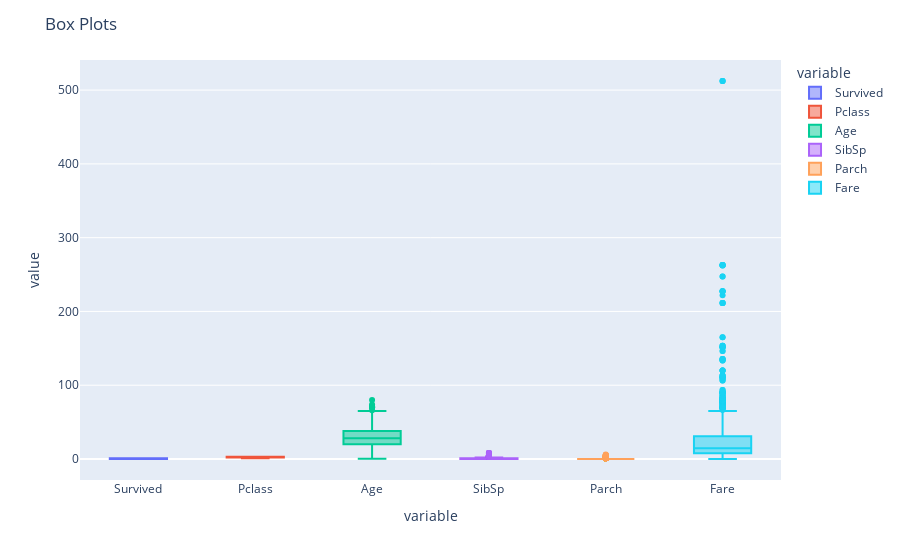

The notebook cell saved with this chart:
### Code cell
df_melted = pd.melt(train.select_dtypes(include=['float', 'int']))

custom_colors = px.colors.qualitative.Plotly

fig = px.box(df_melted, x='variable', y='value', color='variable', color_discrete_sequence=custom_colors)
fig.update_layout(title='Box Plots')
fig.show()

### Figure 1 — Plotly figure (JSON) as saved in the notebook; plotly's stock layout.template omitted (floating-point values rounded to 4 significant figures; data arrays with more than 128 entries replaced by an {"elided": "..."} marker saying what was removed)
{"data": [{"alignmentgroup": "True", "hovertemplate": "variable=%{x}<br>value=%{y}<extra></extra>", "legendgroup": "Survived", "marker": {"color": "#636EFA"}, "name": "Survived", "notched": false, "offsetgroup": "Survived", "orientation": "v", "showlegend": true, "type": "box", "x": {"elided": "891 str values"}, "x0": " ", "xaxis": "x", "y": {"elided": "891 int values"}, "y0": " ", "yaxis": "y"}, {"alignmentgroup": "True", "hovertemplate": "variable=%{x}<br>value=%{y}<extra></extra>", "legendgroup": "Pclass", "marker": {"color": "#EF553B"}, "name": "Pclass", "notched": false, "offsetgroup": "Pclass", "orientation": "v", "showlegend": true, "type": "box", "x": {"elided": "891 str values"}, "x0": " ", "xaxis": "x", "y": {"elided": "891 int values"}, "y0": " ", "yaxis": "y"}, {"alignmentgroup": "True", "hovertemplate": "variable=%{x}<br>value=%{y}<extra></extra>", "legendgroup": "Age", "marker": {"color": "#00CC96"}, "name": "Age", "notched": false, "offsetgroup": "Age", "orientation": "v", "showlegend": true, "type": "box", "x": {"elided": "891 str values"}, "x0": " ", "xaxis": "x", "y": {"elided": "891 float values"}, "y0": " ", "yaxis": "y"}, {"alignmentgroup": "True", "hovertemplate": "variable=%{x}<br>value=%{y}<extra></extra>", "legendgroup": "SibSp", "marker": {"color": "#AB63FA"}, "name": "SibSp", "notched": false, "offsetgroup": "SibSp", "orientation": "v", "showlegend": true, "type": "box", "x": {"elided": "891 str values"}, "x0": " ", "xaxis": "x", "y": {"elided": "891 int values"}, "y0": " ", "yaxis": "y"}, {"alignmentgroup": "True", "hovertemplate": "variable=%{x}<br>value=%{y}<extra></extra>", "legendgroup": "Parch", "marker": {"color": "#FFA15A"}, "name": "Parch", "notched": false, "offsetgroup": "Parch", "orientation": "v", "showlegend": true, "type": "box", "x": {"elided": "891 str values"}, "x0": " ", "xaxis": "x", "y": {"elided": "891 int values"}, "y0": " ", "yaxis": "y"}, {"alignmentgroup": "True", "hovertemplate": "variable=%{x}<br>value=%{y}<extra></extra>", "legendgroup": "Fare", "marker": {"color": "#19D3F3"}, "name": "Fare", "notched": false, "offsetgroup": "Fare", "orientation": "v", "showlegend": true, "type": "box", "x": {"elided": "891 str values"}, "x0": " ", "xaxis": "x", "y": {"elided": "891 float values"}, "y0": " ", "yaxis": "y"}], "layout": {"boxmode": "overlay", "legend": {"title": {"text": "variable"}, "tracegroupgap": 0}, "margin": {"t": 60}, "title": {"text": "Box Plots"}, "xaxis": {"anchor": "y", "categoryarray": ["Survived", "Pclass", "Age", "SibSp", "Parch", "Fare"], "categoryorder": "array", "domain": [0, 1], "title": {"text": "variable"}}, "yaxis": {"anchor": "x", "domain": [0, 1], "title": {"text": "value"}}}}
